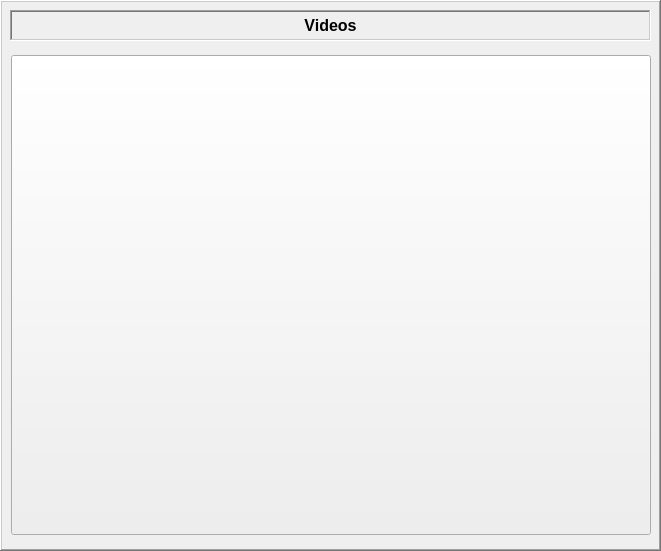
     <widget class="QFrame" name="frame">
      <property name="geometry">
       <rect>
        <x>20</x>
        <y>20</y>
        <width>661</width>
        <height>551</height>
       </rect>
      </property>
      <property name="acceptDrops">
       <bool>true</bool>
      </property>
      <property name="frameShape">
       <enum>QFrame::Shape::WinPanel</enum>
      </property>
      <property name="frameShadow">
       <enum>QFrame::Shadow::Raised</enum>
      </property>
      <property name="lineWidth">
       <number>8</number>
      </property>
      <property name="midLineWidth">
       <number>0</number>
      </property>
      <widget class="QFrame" name="frame_8">
       <property name="geometry">
        <rect>
         <x>10</x>
         <y>10</y>
         <width>641</width>
         <height>31</height>
        </rect>
       </property>
       <property name="sizePolicy">
        <sizepolicy hsizetype="Fixed" vsizetype="Fixed">
         <horstretch>0</horstretch>
         <verstretch>0</verstretch>
        </sizepolicy>
       </property>
       <property name="frameShape">
        <enum>QFrame::Shape::WinPanel</enum>
       </property>
       <property name="frameShadow">
        <enum>QFrame::Shadow::Sunken</enum>
       </property>
       <widget class="QLabel" name="trackingTitle_2">
        <property name="geometry">
         <rect>
          <x>0</x>
          <y>0</y>
          <width>641</width>
          <height>31</height>
         </rect>
        </property>
        <property name="font">
         <font>
          <pointsize>12</pointsize>
          <bold>true</bold>
         </font>
        </property>
        <property name="frameShape">
         <enum>QFrame::Shape::NoFrame</enum>
        </property>
        <property name="frameShadow">
         <enum>QFrame::Shadow::Raised</enum>
        </property>
        <property name="text">
         <string>Videos</string>
        </property>
        <property name="textFormat">
         <enum>Qt::TextFormat::RichText</enum>
        </property>
        <property name="alignment">
         <set>Qt::AlignmentFlag::AlignCenter</set>
        </property>
       </widget>
      </widget>
      <widget class="QWidget" name="gridLayoutWidget">
       <property name="geometry">
        <rect>
         <x>10</x>
         <y>50</y>
         <width>642</width>
         <height>491</height>
        </rect>
       </property>
       <layout class="QGridLayout" name="videoLayout" rowstretch="0" columnstretch="0">
        <property name="sizeConstraint">
         <enum>QLayout::SizeConstraint::SetDefaultConstraint</enum>
        </property>
        <item row="0" column="0">
         <widget class="QPushButton" name="video_1">
          <property name="sizePolicy">
           <sizepolicy hsizetype="Maximum" vsizetype="Maximum">
            <horstretch>0</horstretch>
            <verstretch>0</verstretch>
           </sizepolicy>
          </property>
          <property name="maximumSize">
           <size>
            <width>640</width>
            <height>480</height>
           </size>
          </property>
          <property name="text">
           <string/>
          </property>
          <property name="iconSize">
           <size>
            <width>75</width>
            <height>24</height>
           </size>
          </property>
          <property name="checkable">
           <bool>true</bool>
          </property>
          <property name="flat">
           <bool>false</bool>
          </property>
         </widget>
        </item>
       </layout>
      </widget>
     </widget>
